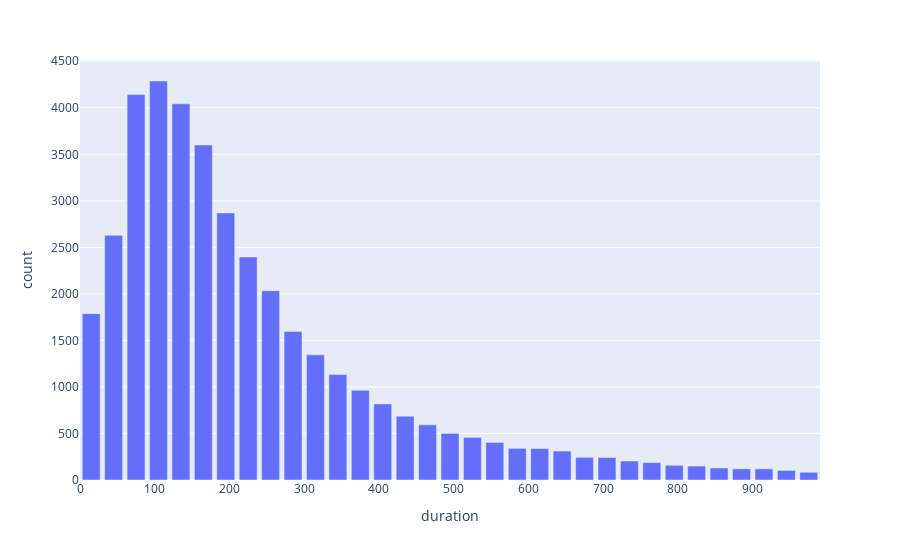

The code cell stored with this chart in its notebook:
### Code cell
counts, bins = np.histogram(df.duration, bins=range(0, 1000, 30))
bins = 0.5 * (bins[:-1] + bins[1:])
fig = px.bar(x=bins, y=counts, labels={'x':'duration', 'y':'count'})
fig

### Figure 1 — Plotly figure (JSON) as saved in the notebook; plotly's stock layout.template omitted (floating-point values rounded to 4 significant figures)
{"data": [{"alignmentgroup": "True", "hovertemplate": "duration=%{x}<br>count=%{y}<extra></extra>", "legendgroup": "", "marker": {"color": "#636efa", "pattern": {"shape": ""}}, "name": "", "offsetgroup": "", "orientation": "v", "showlegend": false, "textposition": "auto", "type": "bar", "x": [15, 45, 75, 105, 135, 165, 195, 225, 255, 285, 315, 345, 375, 405, 435, 465, 495, 525, 555, 585, 615, 645, 675, 705, 735, 765, 795, 825, 855, 885, 915, 945, 975], "xaxis": "x", "y": [1788, 2629, 4142, 4288, 4043, 3600, 2870, 2397, 2035, 1597, 1345, 1133, 964, 818, 686, 593, 501, 458, 404, 340, 338, 311, 244, 242, 204, 187, 158, 150, 129, 120, 120, 103, 83], "yaxis": "y"}], "layout": {"autosize": true, "barmode": "relative", "legend": {"tracegroupgap": 0}, "margin": {"t": 60}, "xaxis": {"anchor": "y", "autorange": true, "domain": [0, 1], "range": [0, 990], "title": {"text": "duration"}, "type": "linear"}, "yaxis": {"anchor": "x", "autorange": true, "domain": [0, 1], "range": [0, 4514.0], "title": {"text": "count"}, "type": "linear"}}}
